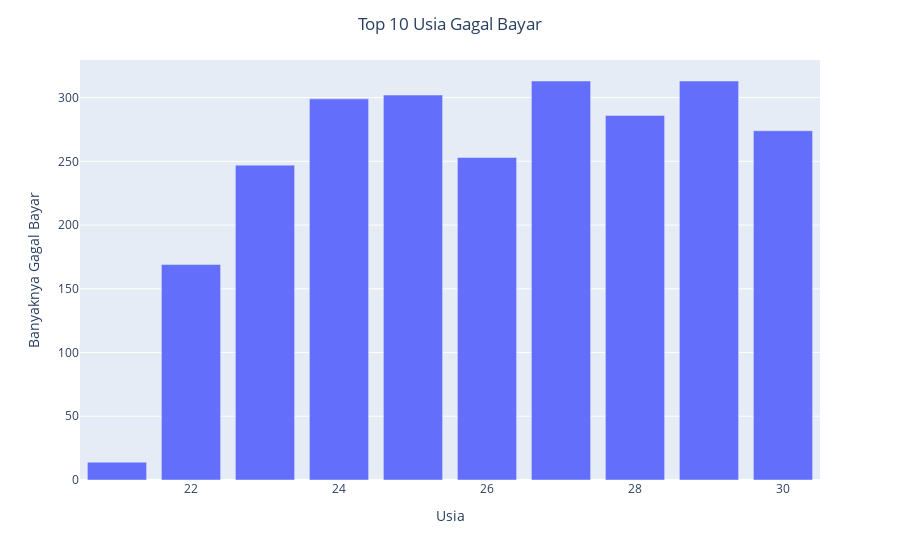

Notebook cell for this chart:
### Markdown cell above
4. Pada usia berapa kebanyakan orang melakukan gagal pembayaran kartu kredit?

**Jawab:**

### Code cell
default_count_by_age = credit_default[credit_default['default payment next month'] == 1]\
        .groupby('AGE').size().reset_index(name='count').head(10)
default_count_by_age = default_count_by_age.sort_values(by='count', ascending=False)

px.bar(default_count_by_age, x='AGE', y='count',
             labels={'AGE': 'Usia', 'count': 'Banyaknya Gagal Bayar'})\
        .update_layout(
                title='Top 10 Usia Gagal Bayar',
                title_x = 0.5,
                yaxis={'categoryorder':'category descending'})\
        .show()

### Figure 1 — Plotly figure (JSON) as saved in the notebook; plotly's stock layout.template omitted (floating-point values rounded to 4 significant figures)
{"data": [{"alignmentgroup": "True", "hovertemplate": "Usia=%{x}<br>Banyaknya Gagal Bayar=%{y}<extra></extra>", "legendgroup": "", "marker": {"color": "#636efa", "pattern": {"shape": ""}}, "name": "", "offsetgroup": "", "orientation": "v", "showlegend": false, "textposition": "auto", "type": "bar", "x": [27, 29, 25, 24, 28, 30, 26, 23, 22, 21], "xaxis": "x", "y": [313, 313, 302, 299, 286, 274, 253, 247, 169, 14], "yaxis": "y"}], "layout": {"barmode": "relative", "legend": {"tracegroupgap": 0}, "margin": {"t": 60}, "title": {"text": "Top 10 Usia Gagal Bayar", "x": 0.5}, "xaxis": {"anchor": "y", "domain": [0, 1], "title": {"text": "Usia"}}, "yaxis": {"anchor": "x", "categoryorder": "category descending", "domain": [0, 1], "title": {"text": "Banyaknya Gagal Bayar"}}}}
